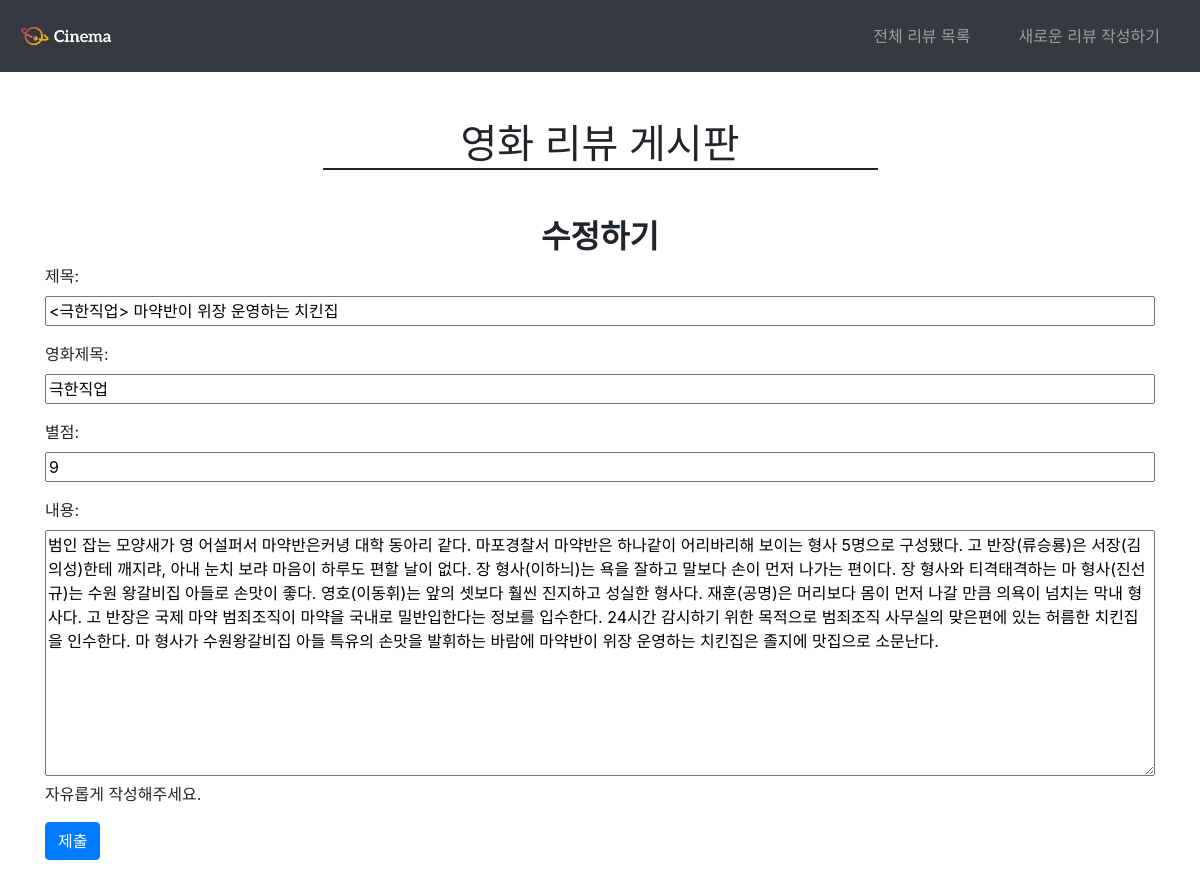
The page /community/7/update/ on the database its author committed.
### community/models.py (models this page shows)
class Review(models.Model):
    title=models.CharField(max_length=100)
    movie_title=models.CharField(max_length=30)
    rank=models.IntegerField(default=0)
    content=models.TextField()
    created_at=models.DateTimeField(auto_now_add=True)
    updated_at=models.DateTimeField(auto_now=True)

### community/views.py (the view)
# urls.py: path('<int:id>/update/',views.update,name='update'),
def update(request,id):
    review=get_object_or_404(Review,id=id)
    if request.method=='POST':
        form=ReviewForm(request.POST,instance=review)
        if form.is_valid():
            form.save()
            return redirect('community:detail',id)
    else:
        form=ReviewForm(instance=review)
    context={
        'form':form
    }
    return render(request,'community/form.html',context)

### community/templates/community/form.html (shortened to what this page needs)
{% extends 'base.html' %}
    {% block nav %}
    {% if request.resolver_match.url_name == 'create' %}
        <li class="nav-item mx-3 my-2 "><a href="{% url 'community:index' %}" class="nav-link">전체 리뷰 목록</a></li>
        <li class="nav-item mx-3 my-2 active "><a href="{% url 'community:create' %}" class="nav-link">새로운 리뷰 작성하기</a></li>
    {% else %}
         <li class="nav-item mx-3 my-2 "><a href="{% url 'community:index' %}" class="nav-link">전체 리뷰 목록</a></li>
        <li class="nav-item mx-3 my-2 "><a href="{% url 'community:create' %}" class="nav-link">새로운 리뷰 작성하기</a></li>
    {% endif %}
    {% endblock %}
{% block body %}
    <div class="text-center h1 col-6 offset-3 mt-5 mb-5" style="border-bottom: 2px solid">영화 리뷰 게시판</div>
    {% if request.resolver_match.url_name == 'create' %}
        <h2 class="text-center font-weight-bold">새 글 작성</h2>
    {% else %}
        <h2 class="text-center font-weight-bold">수정하기</h2>
    {% endif %}
<form action="" method="POST">
    {{ form.as_p }}
    <input class="btn btn-primary mb-5" type="submit" value="제출">
</form>
{% endblock %}

### rows shown on the page
Review: title "<극한직업> 마약반이 위장 운영하는 치킨집", movie_title "극한직업", rank "9", content "범인 잡는 모양새가 영 어설퍼서 마약반은커녕 대학 동아리 같다. 마포경찰서 마약반은 하나같이 어리바리해 보이는 형사 5명으로 구성됐다. 고 반장(류승룡)은 서장(김의성)한테 깨지랴, 아내 눈치 보랴 마음이 하루도 편할 날이 없다. 장 형사(이하늬)는 욕을 잘하고 말보다 손이 먼저 나가는 편이다. 장 형사와 티격태격하는 마 형사(진선규)는 수원 왕갈비집 아들로 손맛이 좋다. 영호(이동휘)는 앞의 셋보다 훨씬 진지하고 성실한 형사다. 재훈(공명)은 머리보다 몸이 먼저 나갈 만큼 의욕이 넘치는 막내 형사다. 고 반장은 국제 마약 범죄조직이 마약을 국내로 밀반입한다는 정보를 입수한다. 24시간 감시하기 위한 목적으로 범죄조직 사무실의 맞은편에 있는 허름한 치킨집을 인수한다. 마 형사가 수원왕갈비집 아들 특유의 손맛을 발휘하는 바람에 마약반이 위장 운영하는 치킨집은 졸지에 맛집으로 소문난다."
